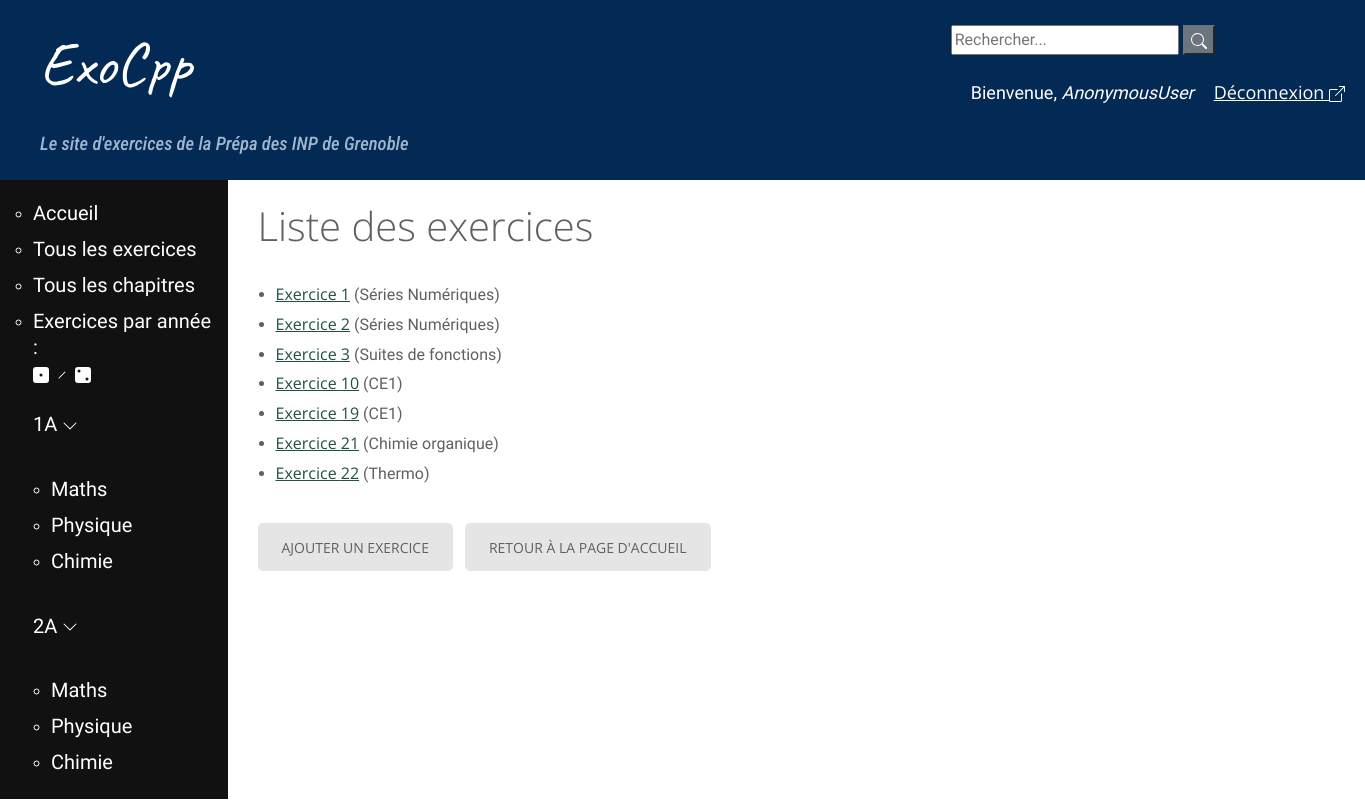
The app's page /exercices/, older data.
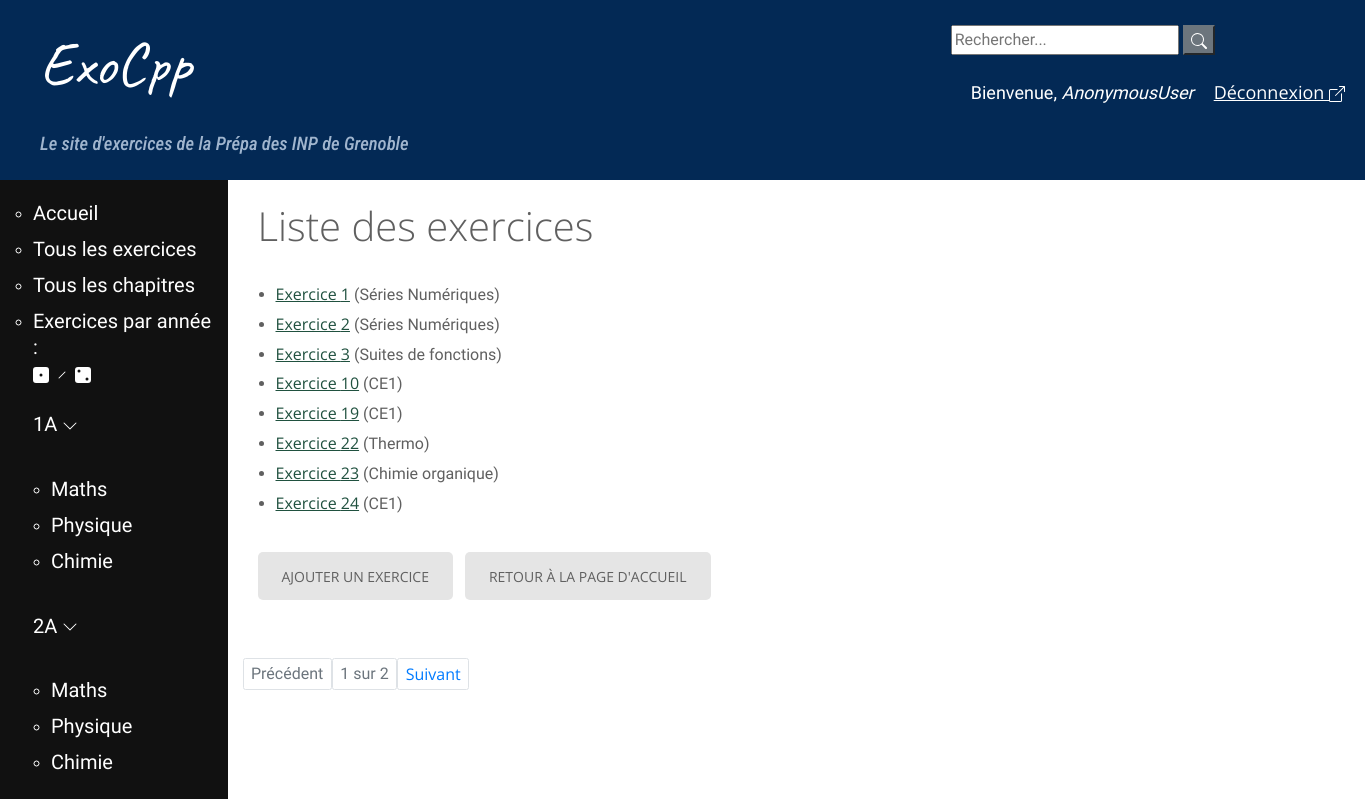
The same page, newer data.
### exo/models.py (models this page shows, shortened)
class Exercice(models.Model):
    nom = models.CharField(max_length=200, null=False)
    tags = TaggableManager()
    difficulte = models.IntegerField(null=True, choices = ((1, '*'), (2, '**'),
        (3, '***')))
    chapitre = models.ForeignKey(Chapitre, on_delete = models.CASCADE)
    provenance = models.CharField(max_length=200, default='')
    def get_absolute_url(self):
        return reverse('exercice-details', args=[str(self.id)])

class Chapitre(models.Model):
    annee = models.CharField(max_length=2, choices = [('1A', 'Première année'),
        ('2A', 'Deuxième année')])
    matiere = models.CharField(max_length=40 , choices = MATIERES)
    nom = models.CharField(max_length=200, null=False, unique=True)
    numero = models.IntegerField(null=True, error_messages={"invalid_choice" : "Ce numéro de chapitre existe déjà."},
        help_text="Vous pouvez numéroter le chapitre/module \
        pour permettre un classement dans l'ordre du programme (recommandé, \
        la valeur par défaut est 1)", default=1, unique=True)

### exo/views.py (the view)
# urls.py: path('exercices/', views.ExerciceListView.as_view(), name='exercices'),
class ExerciceListView(generic.ListView):
    model = Exercice
    paginate_by = 8

### exo/templates/exo/exercice_list.html
{% extends "base_generic.html" %}
{% load static %}
{% block content %}
  <h1>Liste des exercices</h1>
  {% if exercice_list %}
  <ul>
    {% for exercice in exercice_list %}
      <li>
        <a href="{{ exercice.get_absolute_url }}"> Exercice {{ exercice.id }}</a> ({{exercice.chapitre.nom }})
      </li>
    {% endfor %}
  </ul>
  {% else %}
    <p>Il n'y a pas d'exercices dans le catalogue.</p>
  {% endif %}
  	<a href="{% url 'new_ex' %}" class="btn btn-outline-success btn-sm">Ajouter un exercice</a>
  	<a href="{% url 'home' %}" class="btn btn-outline-secondary btn-sm">Retour à la page d'accueil</a>
{% endblock %}

Row changes from the older to the newer data that the page shows:
removed Exercice: id "21", chapitre.nom "Chimie organique"
added Exercice: id "23", chapitre.nom "Chimie organique"
added Exercice: id "24", chapitre.nom "CE1"
Text that changed along with them:
{{ page_obj.number }}: (not shown) → "1"
{{ page_obj.paginator.num_pages }}: (not shown) → "2"
text now shown: "Précédent sur Suivant"
